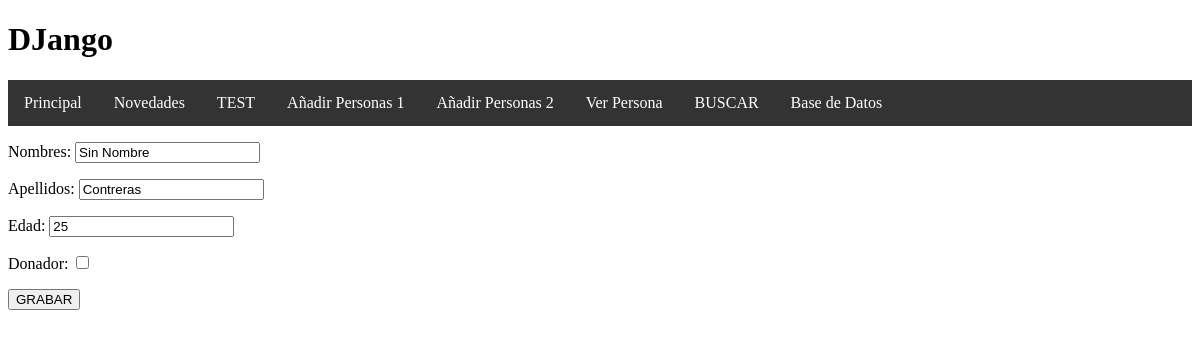
Before: /agregar/ with the older database file.
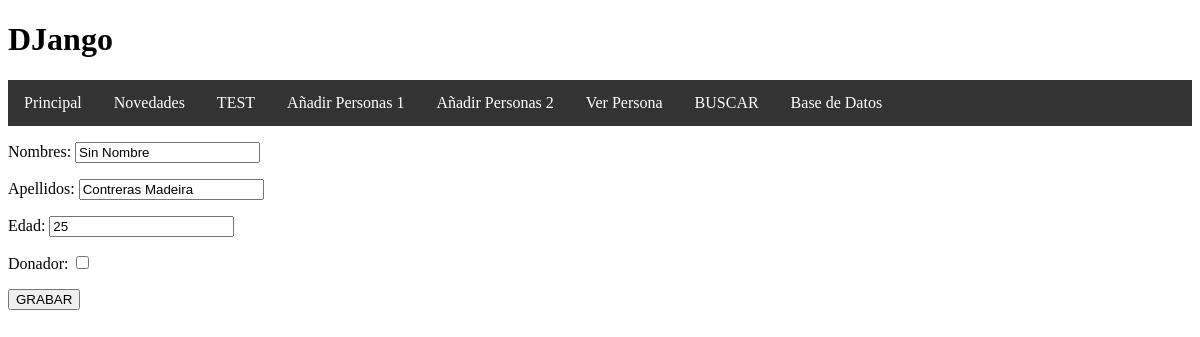
After: the same page with the newer database file.
### personas/models.py (models this page shows)
class Persona(models.Model):
    nombres = models.CharField(max_length=100)
    apellidos = models.CharField(max_length=100)
    edad = models.IntegerField()
    donador = models.BooleanField()

### personas/views.py (the view)
# urls.py: path('agregar/', personaCreateView, name="crear persona"),
def personaCreateView(request):
    initialValues = {
        'nombres':'Sin Nombre',
        'edad':'25'
    }
    obj = Persona.objects.get(id=2) #Creamos una variable que guarde los datos de una persona, en este caso con id = 2
    form = PersonaForm(request.POST or None, instance=obj, initial=initialValues) #le enviamos la instancia del objeto con clave 2
    if form.is_valid(): #Si todo esta completo lo grabe
        form.save()
        form = PersonaForm()  #Cargar de nuevo el formulario /blanquear los campos
    context = {
        'form': form,  #Le enviamos el formulario
    }
    return render(request, 'personasCreate.html', context)

### personas/forms.py (shortened to what this page needs)
class PersonaForm(forms.ModelForm):
    class Meta:
        model = Persona
        fields = [
            'nombres',
            'apellidos',
            'edad',
            'donador',
        ]

### personas/templates/personasCreate.html
{% extends 'base.html' %}
{% block content %}
    <form method="POST"> {% csrf_token %}
        {{ form.as_p}}
        <input type="submit" value="GRABAR" />
    </form>
{% endblock %}

Changed rows visible on the page:
changed Persona "Sin Nombre": apellidos "Contreras" → "Contreras Madeira"
